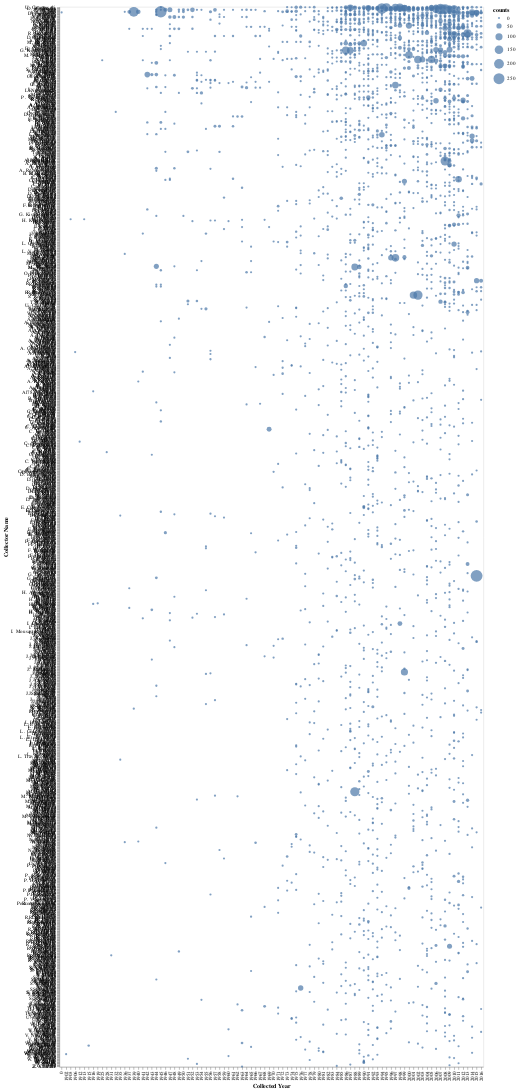

The notebook cell saved with this chart:
### Code cell
g1 = alt.Chart(teste, width=800, height=2200).mark_circle().encode(
    x= alt.X('ano_coleta', type='ordinal', title='Collected Year'),
    y= alt.Y('collector_full_name', type='nominal', title='Collector Name', 
            sort=alt.EncodingSortField('counts', op="count", order='descending')),
    size= alt.Size('counts', scale=alt.Scale(range=[15, 500])),  # range ajusta tamanho do circulo
    tooltip= alt.Tooltip(['collector_full_name', 'ano_coleta', 'counts'])
)

g1.save('./graphs/collector/counts_per_collector.html')

g1

### Figure 1 — Vega-Lite specification as saved in the notebook (floating-point values rounded to 4 significant figures; data arrays with more than 128 entries replaced by an {"elided": "..."} marker saying what was removed)
{"config": {"view": {"continuousWidth": 400, "continuousHeight": 300}}, "data": {"name": "data-13ae88f08e033a76f1150491ef37137e"}, "mark": "circle", "encoding": {"size": {"type": "quantitative", "field": "counts", "scale": {"range": [15, 500]}}, "tooltip": [{"type": "nominal", "field": "collector_full_name"}, {"type": "quantitative", "field": "ano_coleta"}, {"type": "quantitative", "field": "counts"}], "x": {"type": "ordinal", "field": "ano_coleta", "title": "Collected Year"}, "y": {"type": "nominal", "field": "collector_full_name", "sort": {"field": "counts", "op": "count", "order": "descending"}, "title": "Collector Name"}}, "height": 2200, "width": 800, "$schema": "https://vega.github.io/schema/vega-lite/v4.8.1.json", "datasets": {"data-13ae88f08e033a76f1150491ef37137e": {"elided": "2977 records"}}}
